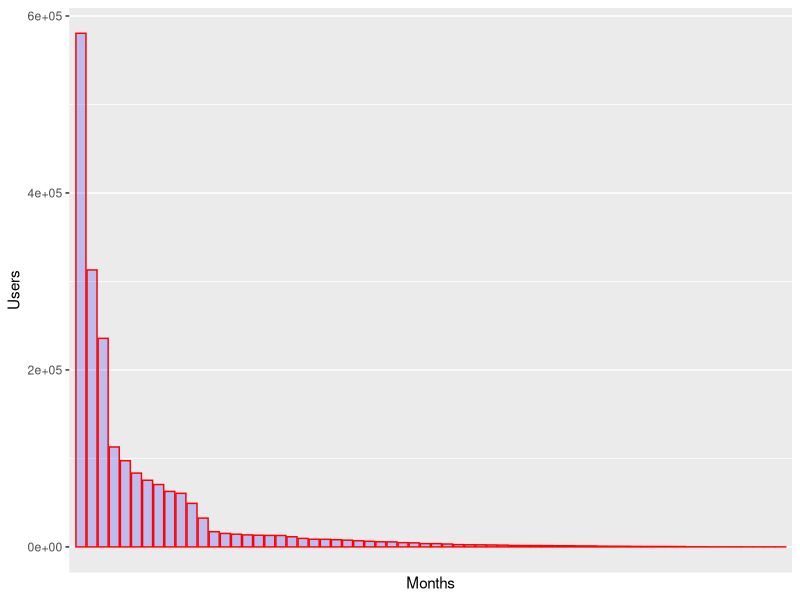
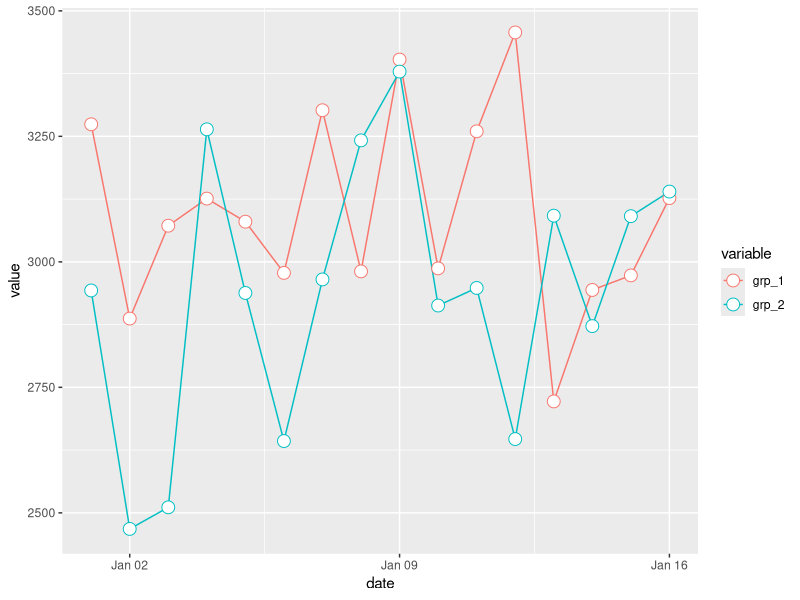
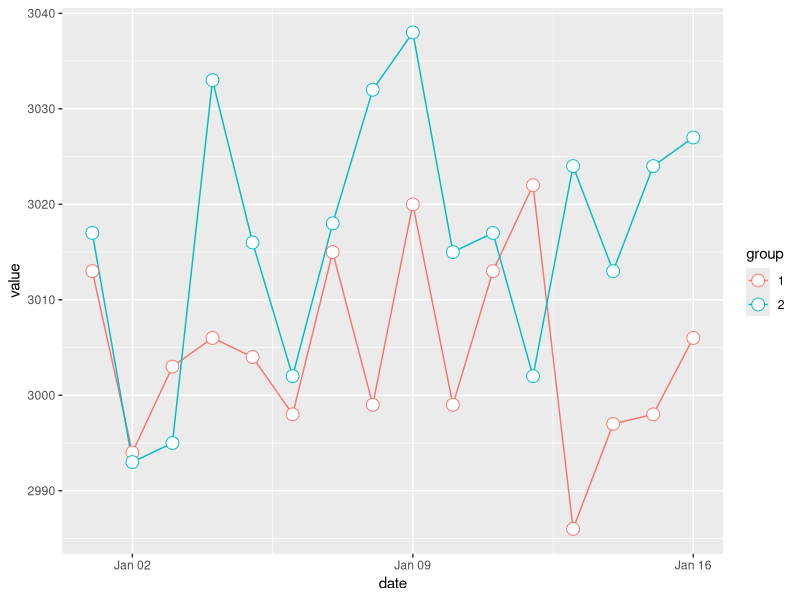

Write the R code that produced these figures, in order.
## ---- chunk 1
library(ggplot2)

# generate data
set.seed(42)

n <- 64

data <- as.integer(rlnorm(n, log(3000), log(10)))

data <- data[order(data, decreasing = TRUE)]

df <- data.frame('months' = seq(1:length(data)), 'users' = data)

ggplot(df, aes(x = df$months, y = df$users)) + 
  geom_bar(stat="identity", fill=I("blue"), col=I("red"), alpha=I(.2)) +
  scale_x_discrete(labels = c(1:length(df$months))) +
  xlab("Months") + 
  ylab("Users")

## ---- chunk 2
library("reshape2")

# generate data
set.seed(42)

n <- 16

split_groups1 <- as.integer(rnorm(n, 3000, 200))
split_groups2 <- as.integer(rnorm(n, 3000, 200))

dates <- seq(as.Date("2017-01-01"), by = "day", length.out = n)

df <- data.frame('date' = dates, 'grp_1' = split_groups1, 'grp_2' = split_groups2)

df <- melt(df, id = "date")

ggplot(data = df, aes(x = date, y = value, colour = variable)) +
    geom_line() +
    geom_point(size = 4, shape = 21, fill = "white")
## ---- chunk 3
library("reshape2")

# generate data
set.seed(42)

n <- 16

split_groups1 <- as.integer(rnorm(n, 3000, 10))
split_groups2 <- as.integer(rnorm(n, 3020, 10))

dates <- seq(as.Date("2017-01-01"), by = "day", length.out = n)

value <- c(split_groups1, split_groups2)

group <- as.factor(c(rep(1, length(split_groups1)), rep(2, length(split_groups2))))

df <- data.frame('date' = dates, 'value' = value, 'group' = group)

df <- df[order(df$date),]

ggplot(data = df, aes(x = date, y = value, group = group, colour = group)) +
    geom_line() +
    geom_point(size = 4, shape = 21, fill = "white")


